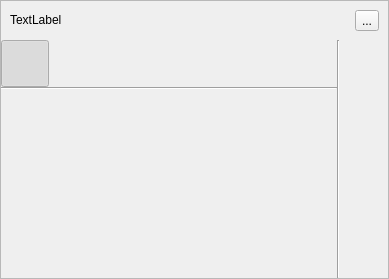
<?xml version="1.0" encoding="UTF-8"?>
<ui version="4.0">
 <class>TownInfo</class>
 <widget class="QFrame" name="TownInfo">
  <property name="geometry">
   <rect>
    <x>0</x>
    <y>0</y>
    <width>383</width>
    <height>277</height>
   </rect>
  </property>
  <property name="sizePolicy">
   <sizepolicy hsizetype="Minimum" vsizetype="Minimum">
    <horstretch>0</horstretch>
    <verstretch>0</verstretch>
   </sizepolicy>
  </property>
  <property name="windowTitle">
   <string>Frame</string>
  </property>
  <property name="frameShape">
   <enum>QFrame::StyledPanel</enum>
  </property>
  <property name="frameShadow">
   <enum>QFrame::Raised</enum>
  </property>
  <layout class="QVBoxLayout" name="verticalLayout">
   <property name="spacing">
    <number>0</number>
   </property>
   <property name="margin">
    <number>0</number>
   </property>
   <item>
    <layout class="QHBoxLayout" name="horizontalLayout">
     <property name="margin">
      <number>9</number>
     </property>
     <item>
      <widget class="QLabel" name="_town">
       <property name="sizePolicy">
        <sizepolicy hsizetype="Preferred" vsizetype="Fixed">
         <horstretch>0</horstretch>
         <verstretch>0</verstretch>
        </sizepolicy>
       </property>
       <property name="text">
        <string>TextLabel</string>
       </property>
      </widget>
     </item>
     <item>
      <widget class="QToolButton" name="_goto">
       <property name="text">
        <string>...</string>
       </property>
       <property name="icon">
        <iconset>
         <normaloff>:/icons/town_goto.ico</normaloff>:/icons/town_goto.ico</iconset>
       </property>
      </widget>
     </item>
    </layout>
   </item>
   <item>
    <layout class="QGridLayout" name="gridLayout">
     <property name="spacing">
      <number>0</number>
     </property>
     <item row="2" column="0">
      <widget class="QToolButton" name="_slow">
       <property name="text">
        <string/>
       </property>
       <property name="icon">
        <iconset>
         <normaloff>:/icons/big_transporter.png</normaloff>:/icons/big_transporter.png</iconset>
       </property>
       <property name="iconSize">
        <size>
         <width>40</width>
         <height>40</height>
        </size>
       </property>
       <property name="checkable">
        <bool>false</bool>
       </property>
       <property name="autoRaise">
        <bool>true</bool>
       </property>
      </widget>
     </item>
     <item row="2" column="1">
      <widget class="QToolButton" name="_biri">
       <property name="text">
        <string/>
       </property>
       <property name="icon">
        <iconset>
         <normaloff>:/icons/bireme.png</normaloff>:/icons/bireme.png</iconset>
       </property>
       <property name="iconSize">
        <size>
         <width>40</width>
         <height>40</height>
        </size>
       </property>
       <property name="checkable">
        <bool>false</bool>
       </property>
       <property name="autoRaise">
        <bool>true</bool>
       </property>
      </widget>
     </item>
     <item row="2" column="2">
      <widget class="QToolButton" name="_fire">
       <property name="text">
        <string/>
       </property>
       <property name="icon">
        <iconset>
         <normaloff>:/icons/attack_ship.png</normaloff>:/icons/attack_ship.png</iconset>
       </property>
       <property name="iconSize">
        <size>
         <width>40</width>
         <height>40</height>
        </size>
       </property>
       <property name="checkable">
        <bool>false</bool>
       </property>
       <property name="autoRaise">
        <bool>true</bool>
       </property>
      </widget>
     </item>
     <item row="2" column="3">
      <widget class="QToolButton" name="_brander">
       <property name="text">
        <string/>
       </property>
       <property name="icon">
        <iconset>
         <normaloff>:/icons/demolition_ship.png</normaloff>:/icons/demolition_ship.png</iconset>
       </property>
       <property name="iconSize">
        <size>
         <width>40</width>
         <height>40</height>
        </size>
       </property>
       <property name="checkable">
        <bool>false</bool>
       </property>
       <property name="autoRaise">
        <bool>true</bool>
       </property>
      </widget>
     </item>
     <item row="2" column="4">
      <widget class="QToolButton" name="_fast">
       <property name="text">
        <string/>
       </property>
       <property name="icon">
        <iconset>
         <normaloff>:/icons/small_transporter.png</normaloff>:/icons/small_transporter.png</iconset>
       </property>
       <property name="iconSize">
        <size>
         <width>40</width>
         <height>40</height>
        </size>
       </property>
       <property name="checkable">
        <bool>false</bool>
       </property>
       <property name="autoRaise">
        <bool>true</bool>
       </property>
      </widget>
     </item>
     <item row="2" column="5">
      <widget class="QToolButton" name="_trireme">
       <property name="text">
        <string/>
       </property>
       <property name="icon">
        <iconset>
         <normaloff>:/icons/trireme.png</normaloff>:/icons/trireme.png</iconset>
       </property>
       <property name="iconSize">
        <size>
         <width>40</width>
         <height>40</height>
        </size>
       </property>
       <property name="checkable">
        <bool>false</bool>
       </property>
       <property name="autoRaise">
        <bool>true</bool>
       </property>
      </widget>
     </item>
     <item row="2" column="6">
      <widget class="QToolButton" name="_kolo">
       <property name="text">
        <string/>
       </property>
       <property name="icon">
        <iconset>
         <normaloff>:/icons/colonize_ship.png</normaloff>:/icons/colonize_ship.png</iconset>
       </property>
       <property name="iconSize">
        <size>
         <width>40</width>
         <height>40</height>
        </size>
       </property>
       <property name="checkable">
        <bool>false</bool>
       </property>
       <property name="autoRaise">
        <bool>true</bool>
       </property>
      </widget>
     </item>
     <item row="3" column="0">
      <widget class="QToolButton" name="_sword">
       <property name="text">
        <string/>
       </property>
       <property name="icon">
        <iconset>
         <normaloff>:/icons/sword.png</normaloff>:/icons/sword.png</iconset>
       </property>
       <property name="iconSize">
        <size>
         <width>40</width>
         <height>40</height>
        </size>
       </property>
       <property name="checkable">
        <bool>false</bool>
       </property>
       <property name="autoRaise">
        <bool>true</bool>
       </property>
      </widget>
     </item>
     <item row="3" column="1">
      <widget class="QToolButton" name="_slinger">
       <property name="text">
        <string/>
       </property>
       <property name="icon">
        <iconset>
         <normaloff>:/icons/slinger.png</normaloff>:/icons/slinger.png</iconset>
       </property>
       <property name="iconSize">
        <size>
         <width>40</width>
         <height>40</height>
        </size>
       </property>
       <property name="checkable">
        <bool>false</bool>
       </property>
       <property name="autoRaise">
        <bool>true</bool>
       </property>
      </widget>
     </item>
     <item row="3" column="2">
      <widget class="QToolButton" name="_archer">
       <property name="text">
        <string/>
       </property>
       <property name="icon">
        <iconset>
         <normaloff>:/icons/archer.png</normaloff>:/icons/archer.png</iconset>
       </property>
       <property name="iconSize">
        <size>
         <width>40</width>
         <height>40</height>
        </size>
       </property>
       <property name="checkable">
        <bool>false</bool>
       </property>
       <property name="autoRaise">
        <bool>true</bool>
       </property>
      </widget>
     </item>
     <item row="3" column="3">
      <widget class="QToolButton" name="_hoplite">
       <property name="text">
        <string/>
       </property>
       <property name="icon">
        <iconset>
         <normaloff>:/icons/hoplite.png</normaloff>:/icons/hoplite.png</iconset>
       </property>
       <property name="iconSize">
        <size>
         <width>40</width>
         <height>40</height>
        </size>
       </property>
       <property name="checkable">
        <bool>false</bool>
       </property>
       <property name="autoRaise">
        <bool>true</bool>
       </property>
      </widget>
     </item>
     <item row="3" column="4">
      <widget class="QToolButton" name="_rider">
       <property name="text">
        <string/>
       </property>
       <property name="icon">
        <iconset>
         <normaloff>:/icons/rider.png</normaloff>:/icons/rider.png</iconset>
       </property>
       <property name="iconSize">
        <size>
         <width>40</width>
         <height>40</height>
        </size>
       </property>
       <property name="checkable">
        <bool>false</bool>
       </property>
       <property name="autoRaise">
        <bool>true</bool>
       </property>
      </widget>
     </item>
     <item row="3" column="5">
      <widget class="QToolButton" name="_chariot">
       <property name="text">
        <string/>
       </property>
       <property name="icon">
        <iconset>
         <normaloff>:/icons/chariot.png</normaloff>:/icons/chariot.png</iconset>
       </property>
       <property name="iconSize">
        <size>
         <width>40</width>
         <height>40</height>
        </size>
       </property>
       <property name="checkable">
        <bool>false</bool>
       </property>
       <property name="autoRaise">
        <bool>true</bool>
       </property>
      </widget>
     </item>
     <item row="3" column="6">
      <widget class="QToolButton" name="_catapult">
       <property name="text">
        <string/>
       </property>
       <property name="icon">
        <iconset>
         <normaloff>:/icons/catapult.png</normaloff>:/icons/catapult.png</iconset>
       </property>
       <property name="iconSize">
        <size>
         <width>40</width>
         <height>40</height>
        </size>
       </property>
       <property name="checkable">
        <bool>false</bool>
       </property>
       <property name="autoRaise">
        <bool>true</bool>
       </property>
      </widget>
     </item>
     <item row="0" column="0">
      <widget class="QToolButton" name="_any">
       <property name="text">
        <string/>
       </property>
       <property name="icon">
        <iconset>
         <normaloff>:/icons/anygod.png</normaloff>:/icons/anygod.png</iconset>
       </property>
       <property name="iconSize">
        <size>
         <width>40</width>
         <height>40</height>
        </size>
       </property>
       <property name="checkable">
        <bool>true</bool>
       </property>
       <property name="checked">
        <bool>true</bool>
       </property>
       <property name="autoRaise">
        <bool>true</bool>
       </property>
       <attribute name="buttonGroup">
        <string>_gods</string>
       </attribute>
      </widget>
     </item>
     <item row="0" column="1">
      <widget class="QToolButton" name="_zeus">
       <property name="text">
        <string/>
       </property>
       <property name="icon">
        <iconset>
         <normaloff>:/icons/zeus.png</normaloff>:/icons/zeus.png</iconset>
       </property>
       <property name="iconSize">
        <size>
         <width>40</width>
         <height>40</height>
        </size>
       </property>
       <property name="checkable">
        <bool>true</bool>
       </property>
       <property name="autoRaise">
        <bool>true</bool>
       </property>
       <attribute name="buttonGroup">
        <string>_gods</string>
       </attribute>
      </widget>
     </item>
     <item row="0" column="2">
      <widget class="QToolButton" name="_hera">
       <property name="text">
        <string/>
       </property>
       <property name="icon">
        <iconset>
         <normaloff>:/icons/hera.png</normaloff>:/icons/hera.png</iconset>
       </property>
       <property name="iconSize">
        <size>
         <width>40</width>
         <height>40</height>
        </size>
       </property>
       <property name="checkable">
        <bool>true</bool>
       </property>
       <property name="autoRaise">
        <bool>true</bool>
       </property>
       <attribute name="buttonGroup">
        <string>_gods</string>
       </attribute>
      </widget>
     </item>
     <item row="0" column="3">
      <widget class="QToolButton" name="_poseidon">
       <property name="text">
        <string/>
       </property>
       <property name="icon">
        <iconset>
         <normaloff>:/icons/poseidon.png</normaloff>:/icons/poseidon.png</iconset>
       </property>
       <property name="iconSize">
        <size>
         <width>40</width>
         <height>40</height>
        </size>
       </property>
       <property name="checkable">
        <bool>true</bool>
       </property>
       <property name="autoRaise">
        <bool>true</bool>
       </property>
       <attribute name="buttonGroup">
        <string>_gods</string>
       </attribute>
      </widget>
     </item>
     <item row="0" column="4">
      <widget class="QToolButton" name="_athene">
       <property name="text">
        <string/>
       </property>
       <property name="icon">
        <iconset>
         <normaloff>:/icons/athena.png</normaloff>:/icons/athena.png</iconset>
       </property>
       <property name="iconSize">
        <size>
         <width>40</width>
         <height>40</height>
        </size>
       </property>
       <property name="checkable">
        <bool>true</bool>
       </property>
       <property name="autoRaise">
        <bool>true</bool>
       </property>
       <attribute name="buttonGroup">
        <string>_gods</string>
       </attribute>
      </widget>
     </item>
     <item row="0" column="5">
      <widget class="QToolButton" name="_hades">
       <property name="text">
        <string/>
       </property>
       <property name="icon">
        <iconset>
         <normaloff>:/icons/hades.png</normaloff>:/icons/hades.png</iconset>
       </property>
       <property name="iconSize">
        <size>
         <width>40</width>
         <height>40</height>
        </size>
       </property>
       <property name="checkable">
        <bool>true</bool>
       </property>
       <property name="autoRaise">
        <bool>true</bool>
       </property>
       <attribute name="buttonGroup">
        <string>_gods</string>
       </attribute>
      </widget>
     </item>
     <item row="0" column="6">
      <widget class="QToolButton" name="_artemis">
       <property name="text">
        <string/>
       </property>
       <property name="icon">
        <iconset>
         <normaloff>:/icons/artemis.png</normaloff>:/icons/artemis.png</iconset>
       </property>
       <property name="iconSize">
        <size>
         <width>40</width>
         <height>40</height>
        </size>
       </property>
       <property name="checkable">
        <bool>true</bool>
       </property>
       <property name="autoRaise">
        <bool>true</bool>
       </property>
       <attribute name="buttonGroup">
        <string>_gods</string>
       </attribute>
      </widget>
     </item>
     <item row="2" column="8">
      <widget class="QToolButton" name="_meteorology">
       <property name="text">
        <string/>
       </property>
       <property name="icon">
        <iconset>
         <normaloff>:/icons/meteorology.png</normaloff>:/icons/meteorology.png</iconset>
       </property>
       <property name="iconSize">
        <size>
         <width>40</width>
         <height>40</height>
        </size>
       </property>
       <property name="checkable">
        <bool>true</bool>
       </property>
       <property name="autoRaise">
        <bool>true</bool>
       </property>
       <attribute name="buttonGroup">
        <string>_specials</string>
       </attribute>
      </widget>
     </item>
     <item row="3" column="8">
      <widget class="QToolButton" name="_cartography">
       <property name="text">
        <string/>
       </property>
       <property name="icon">
        <iconset>
         <normaloff>:/icons/cartography.png</normaloff>:/icons/cartography.png</iconset>
       </property>
       <property name="iconSize">
        <size>
         <width>40</width>
         <height>40</height>
        </size>
       </property>
       <property name="checkable">
        <bool>true</bool>
       </property>
       <property name="autoRaise">
        <bool>true</bool>
       </property>
       <attribute name="buttonGroup">
        <string>_specials</string>
       </attribute>
      </widget>
     </item>
     <item row="5" column="8">
      <widget class="QToolButton" name="_lighthouse">
       <property name="text">
        <string/>
       </property>
       <property name="icon">
        <iconset>
         <normaloff>:/icons/lighthouse.png</normaloff>:/icons/lighthouse.png</iconset>
       </property>
       <property name="iconSize">
        <size>
         <width>40</width>
         <height>40</height>
        </size>
       </property>
       <property name="checkable">
        <bool>true</bool>
       </property>
       <property name="autoRaise">
        <bool>true</bool>
       </property>
       <attribute name="buttonGroup">
        <string>_specials</string>
       </attribute>
      </widget>
     </item>
     <item row="1" column="0" colspan="7">
      <widget class="Line" name="line">
       <property name="orientation">
        <enum>Qt::Horizontal</enum>
       </property>
      </widget>
     </item>
     <item row="0" column="7" rowspan="6">
      <widget class="Line" name="line_2">
       <property name="orientation">
        <enum>Qt::Vertical</enum>
       </property>
      </widget>
     </item>
     <item row="4" column="0">
      <widget class="QToolButton" name="_godsent">
       <property name="text">
        <string/>
       </property>
       <property name="icon">
        <iconset>
         <normaloff>:/icons/godsent.png</normaloff>:/icons/godsent.png</iconset>
       </property>
       <property name="iconSize">
        <size>
         <width>40</width>
         <height>40</height>
        </size>
       </property>
       <property name="checkable">
        <bool>false</bool>
       </property>
       <property name="autoRaise">
        <bool>true</bool>
       </property>
      </widget>
     </item>
     <item row="5" column="6">
      <widget class="QToolButton" name="_griffin">
       <property name="text">
        <string/>
       </property>
       <property name="icon">
        <iconset>
         <normaloff>:/icons/griffin.png</normaloff>:/icons/griffin.png</iconset>
       </property>
       <property name="iconSize">
        <size>
         <width>40</width>
         <height>40</height>
        </size>
       </property>
       <property name="checkable">
        <bool>false</bool>
       </property>
       <property name="autoRaise">
        <bool>true</bool>
       </property>
      </widget>
     </item>
     <item row="5" column="1">
      <widget class="QToolButton" name="_manti">
       <property name="text">
        <string/>
       </property>
       <property name="icon">
        <iconset>
         <normaloff>:/icons/manticore.png</normaloff>:/icons/manticore.png</iconset>
       </property>
       <property name="iconSize">
        <size>
         <width>40</width>
         <height>40</height>
        </size>
       </property>
       <property name="checkable">
        <bool>false</bool>
       </property>
       <property name="autoRaise">
        <bool>true</bool>
       </property>
      </widget>
     </item>
     <item row="4" column="6">
      <widget class="QToolButton" name="_boar">
       <property name="text">
        <string/>
       </property>
       <property name="icon">
        <iconset>
         <normaloff>:/icons/calydonian_boar.png</normaloff>:/icons/calydonian_boar.png</iconset>
       </property>
       <property name="iconSize">
        <size>
         <width>40</width>
         <height>40</height>
        </size>
       </property>
       <property name="checkable">
        <bool>false</bool>
       </property>
       <property name="autoRaise">
        <bool>true</bool>
       </property>
      </widget>
     </item>
     <item row="4" column="2">
      <widget class="QToolButton" name="_medusa">
       <property name="text">
        <string/>
       </property>
       <property name="icon">
        <iconset>
         <normaloff>:/icons/medusa.png</normaloff>:/icons/medusa.png</iconset>
       </property>
       <property name="iconSize">
        <size>
         <width>40</width>
         <height>40</height>
        </size>
       </property>
       <property name="checkable">
        <bool>false</bool>
       </property>
       <property name="autoRaise">
        <bool>true</bool>
       </property>
      </widget>
     </item>
     <item row="4" column="1">
      <widget class="QToolButton" name="_minotaur">
       <property name="text">
        <string/>
       </property>
       <property name="icon">
        <iconset>
         <normaloff>:/icons/minotaur.png</normaloff>:/icons/minotaur.png</iconset>
       </property>
       <property name="iconSize">
        <size>
         <width>40</width>
         <height>40</height>
        </size>
       </property>
       <property name="checkable">
        <bool>false</bool>
       </property>
       <property name="autoRaise">
        <bool>true</bool>
       </property>
      </widget>
     </item>
     <item row="4" column="3">
      <widget class="QToolButton" name="_zyklop">
       <property name="text">
        <string/>
       </property>
       <property name="icon">
        <iconset>
         <normaloff>:/icons/zyklop.png</normaloff>:/icons/zyklop.png</iconset>
       </property>
       <property name="iconSize">
        <size>
         <width>40</width>
         <height>40</height>
        </size>
       </property>
       <property name="checkable">
        <bool>false</bool>
       </property>
       <property name="autoRaise">
        <bool>true</bool>
       </property>
      </widget>
     </item>
     <item row="5" column="3">
      <widget class="QToolButton" name="_hydra">
       <property name="text">
        <string/>
       </property>
       <property name="icon">
        <iconset>
         <normaloff>:/icons/hydra.png</normaloff>:/icons/hydra.png</iconset>
       </property>
       <property name="iconSize">
        <size>
         <width>40</width>
         <height>40</height>
        </size>
       </property>
       <property name="checkable">
        <bool>false</bool>
       </property>
       <property name="autoRaise">
        <bool>true</bool>
       </property>
      </widget>
     </item>
     <item row="5" column="2">
      <widget class="QToolButton" name="_harpy">
       <property name="text">
        <string/>
       </property>
       <property name="icon">
        <iconset>
         <normaloff>:/icons/harpy.png</normaloff>:/icons/harpy.png</iconset>
       </property>
       <property name="iconSize">
        <size>
         <width>40</width>
         <height>40</height>
        </size>
       </property>
       <property name="checkable">
        <bool>false</bool>
       </property>
       <property name="autoRaise">
        <bool>true</bool>
       </property>
      </widget>
     </item>
     <item row="4" column="5">
      <widget class="QToolButton" name="_cerberus">
       <property name="text">
        <string/>
       </property>
       <property name="icon">
        <iconset>
         <normaloff>:/icons/cerberus.png</normaloff>:/icons/cerberus.png</iconset>
       </property>
       <property name="iconSize">
        <size>
         <width>40</width>
         <height>40</height>
        </size>
       </property>
       <property name="checkable">
        <bool>false</bool>
       </property>
       <property name="autoRaise">
        <bool>true</bool>
       </property>
      </widget>
     </item>
     <item row="4" column="4">
      <widget class="QToolButton" name="_centaur">
       <property name="text">
        <string/>
       </property>
       <property name="icon">
        <iconset>
         <normaloff>:/icons/centaur.png</normaloff>:/icons/centaur.png</iconset>
       </property>
       <property name="iconSize">
        <size>
         <width>40</width>
         <height>40</height>
        </size>
       </property>
       <property name="checkable">
        <bool>false</bool>
       </property>
       <property name="autoRaise">
        <bool>true</bool>
       </property>
      </widget>
     </item>
     <item row="5" column="4">
      <widget class="QToolButton" name="_pega">
       <property name="text">
        <string/>
       </property>
       <property name="icon">
        <iconset>
         <normaloff>:/icons/pegasus.png</normaloff>:/icons/pegasus.png</iconset>
       </property>
       <property name="iconSize">
        <size>
         <width>40</width>
         <height>40</height>
        </size>
       </property>
       <property name="checkable">
        <bool>false</bool>
       </property>
       <property name="autoRaise">
        <bool>true</bool>
       </property>
      </widget>
     </item>
     <item row="5" column="5">
      <widget class="QToolButton" name="_fury">
       <property name="text">
        <string/>
       </property>
       <property name="icon">
        <iconset>
         <normaloff>:/icons/fury.png</normaloff>:/icons/fury.png</iconset>
       </property>
       <property name="iconSize">
        <size>
         <width>40</width>
         <height>40</height>
        </size>
       </property>
       <property name="checkable">
        <bool>false</bool>
       </property>
       <property name="autoRaise">
        <bool>true</bool>
       </property>
      </widget>
     </item>
     <item row="0" column="8">
      <widget class="QToolButton" name="_atlanta">
       <property name="enabled">
        <bool>false</bool>
       </property>
       <property name="toolTip">
        <string>Atlanta</string>
       </property>
       <property name="text">
        <string/>
       </property>
       <property name="icon">
        <iconset>
         <normaloff>:/icons/atlanta.png</normaloff>:/icons/atlanta.png</iconset>
       </property>
       <property name="iconSize">
        <size>
         <width>40</width>
         <height>40</height>
        </size>
       </property>
       <property name="checkable">
        <bool>true</bool>
       </property>
       <property name="autoRaise">
        <bool>true</bool>
       </property>
      </widget>
     </item>
    </layout>
   </item>
   <item>
    <spacer name="verticalSpacer">
     <property name="orientation">
      <enum>Qt::Vertical</enum>
     </property>
     <property name="sizeHint" stdset="0">
      <size>
       <width>20</width>
       <height>0</height>
      </size>
     </property>
    </spacer>
   </item>
  </layout>
 </widget>
 <resources>
  <include location="grepotool.qrc"/>
 </resources>
 <connections/>
 <buttongroups>
  <buttongroup name="_specials">
   <property name="exclusive">
    <bool>false</bool>
   </property>
  </buttongroup>
  <buttongroup name="_gods"/>
 </buttongroups>
</ui>
